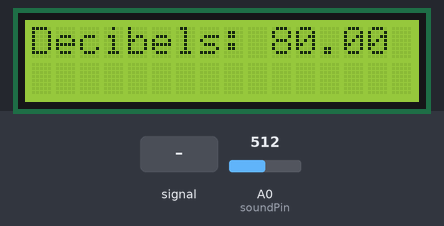
Bench run of a sketch on a simulated Arduino Uno, built with avr-gcc and run on an emulated ATmega328P. Shown: 16×2 character LCD. The inputs (shaded band) are chosen by the test bench; at power-on: A0 (soundPin) = 512.

Above: at 1.2 s.
1.3 s: A0 (soundPin) fed a 200 Hz sine of ±81 counts around its level
At 2.0 s:
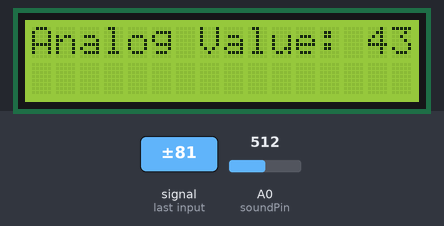
4.7 s: A0 (soundPin) set to 716
At 5.6 s:
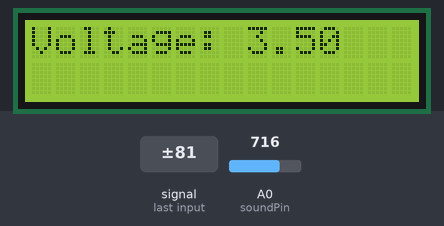
6.8 s: A0 (soundPin) fed a 1000 Hz sine of ±255 counts around its level
At 8.2 s:
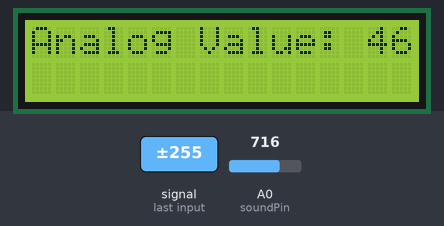
11.9 s: A0 (soundPin) set to 900
At 12.9 s:
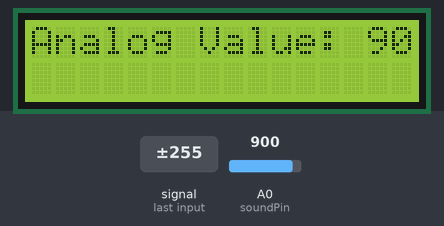
14.0 s: A0 (soundPin) set to 1023
At 14.4 s:
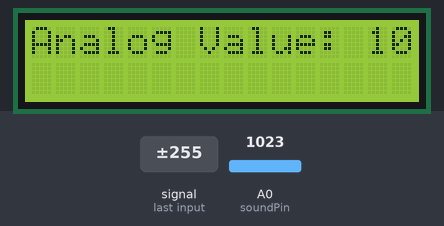
Timing chart, 0 to 17.0 s (numbered marks = the images above; inputs shaded):
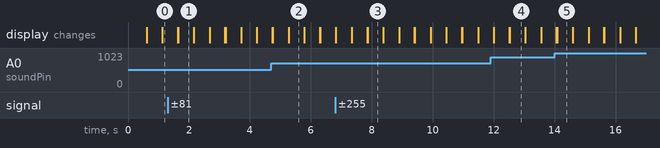

Measured:
- what the display in image 1 shows lasts 0.6 s, from 1.6 s to 2.2 s

The sketch:

dicibelMeasure.ino
```cpp
#include <DHT.h>
#include <DHT_U.h>

#include <LCD_I2C.h>

LCD_I2C lcd(0x27);

int soundPin = A0;
float soundValue;
float voltage;
int waitTime =500;

void setup() {
  lcd.begin();
  lcd.backlight();
  lcd.print("Starting...");
  pinMode(soundPin, INPUT);
}

void loop() {
  soundValue = analogRead(soundPin); //lee el valor analogico
  voltage = (soundValue / 1024) * 5.0; //convert reading to voltage
  float decibelValue = map(soundValue , 0, 1024, 30, 130); //Map sensor value to decibels

  printElements("Analog Value: ", soundValue, waitTime);
  printElements("Voltage: ", voltage, waitTime);
  printElements("Decibels: ", decibelValue, waitTime);
}

void printElements(String title, float value, int awaitTime){
  lcd.print(title);
  lcd.print(value);
  delay(awaitTime);
  lcd.clear();
}
```
